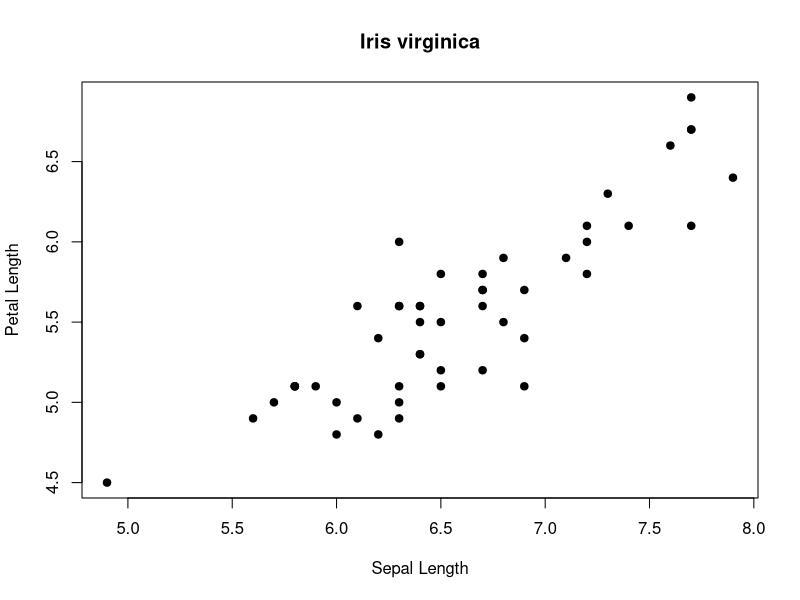
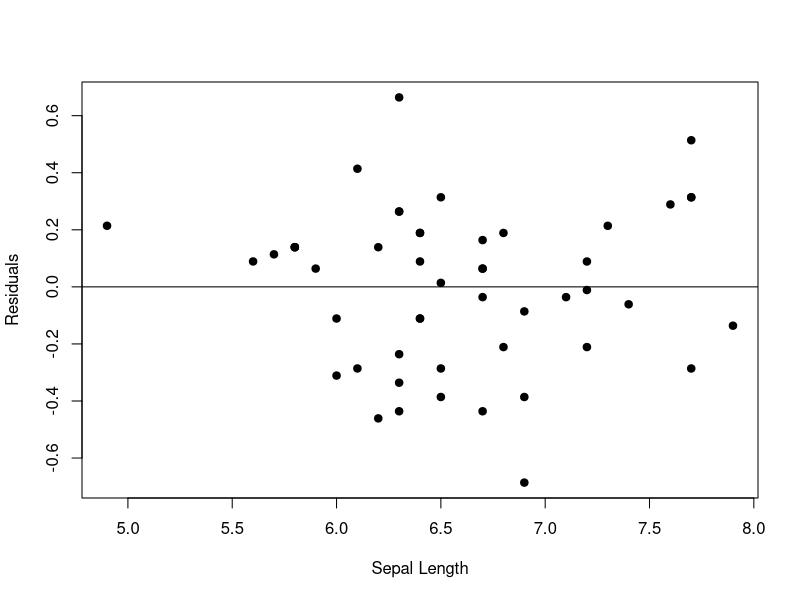
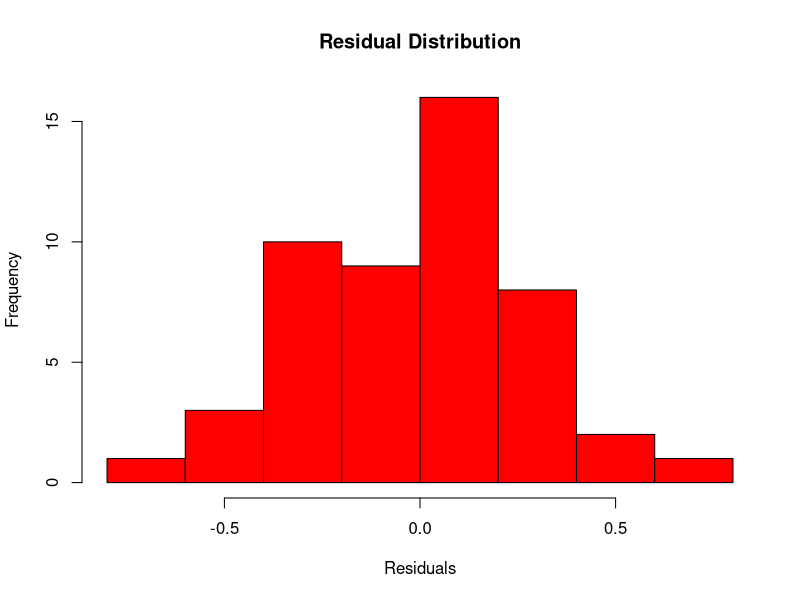
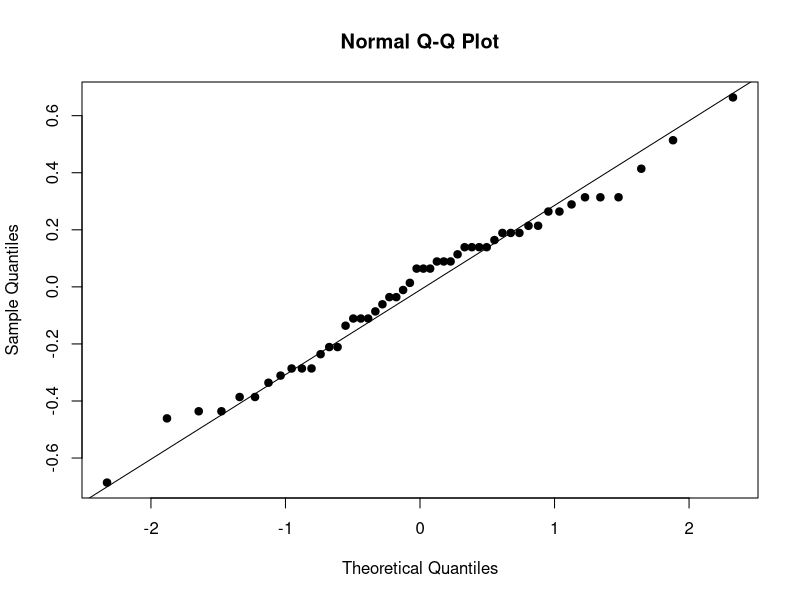

The R source for these figures, in order:
###script to practice using linear regression using iris data#####

rm(list = ls())

#subset the virginica species to create new dataframe

flower <- iris[iris$Species == "virginica",]


#make a scatter plot to look at relationship between sepal length vs petal length
plot(flower$Sepal.Length, flower$Petal.Length, pch = 19, 
     xlab = "Sepal Length", ylab = "Petal Length",
     main = "Iris virginica")

#fit a regression model 
fit <- lm(flower$Petal.Length ~ flower$Sepal.Length)

#plot the residuals
plot(flower$Sepal.Length, summary(fit)$residuals, pch = 19,
     xlab = "Sepal Length", ylab = "Residuals")
abline(h=0)

#check normality of residuals
hist(summary(fit)$residuals, col="red",
     main = "Residual Distribution", xlab = "Residuals")

## qqnorm of qqline can provide another visual check
qqnorm(summary(fit)$residuals, pch=19)
qqline(summary(fit)$residuals, pch=19)

#use shapiro wilks test to check normality
shapiro.test(summary(fit)$residuals)

#testing a committ and save on my mac ighh
